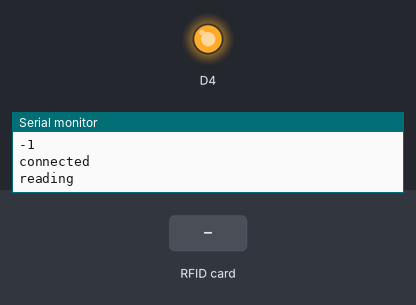
Simulated run of this sketch. Board: ESP8266 (NodeMCU). Shown: output pins drawn as LEDs (lit = HIGH), the last lines printed to the serial monitor. The inputs (shaded band) are chosen by the test bench. EEPROM starts erased.

Above: at 2.7 s.
2.8 s: RFID card 45 2B 85 AB held to the reader
At 4.5 s:
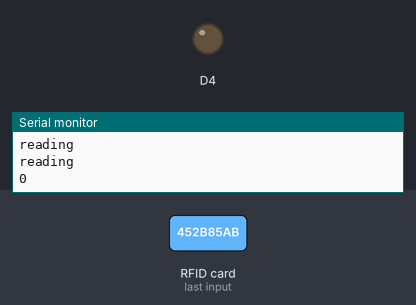
5.8 s: RFID card 7E 28 7B 25 held to the reader
At 8.7 s:
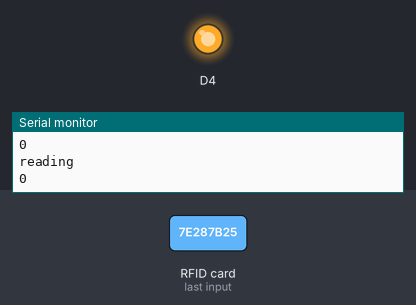
8.8 s: RFID card 55 9A CD 65 held to the reader
At 10.7 s:
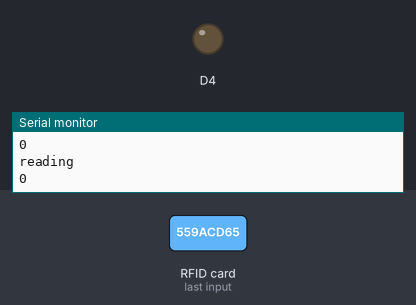
Timing chart, 0 to 13.1 s (numbered marks = the images above; inputs shaded):
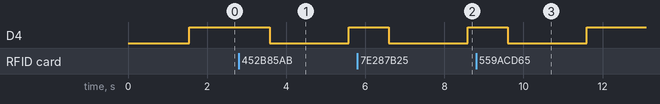

Measured:
- after the input at 2.8 s, D4: HIGH → LOW after 0.79 s, → HIGH 2.0 s later
- after the input at 5.8 s, D4: HIGH → LOW after 0.79 s, → HIGH 2.0 s later
- after the input at 8.8 s, D4: HIGH → LOW after 0.80 s, → HIGH 2.0 s later

The sketch:

smart_attendance_1.ino
```cpp
/*
   ----------------------------------------------------------------------------
   This sketch uses the MFRC522 library ; see https://github.com/miguelbalboa/rfid
   for further details and other examples.

   NOTE: The library file MFRC522.h has a lot of useful info. Please read it.

   This sketch show a simple locking mechanism using the RC522 RFID module.
   ----------------------------------------------------------------------------
   Typical pin layout used:
   -----------------------------------------------------------------------------------------
               MFRC522      Arduino       Arduino   Arduino    Arduino          Arduino
               Reader/PCD   Uno           Mega      Nano v3    Leonardo/Micro   Pro Micro
   Signal      Pin          Pin           Pin       Pin        Pin              Pin
   -----------------------------------------------------------------------------------------
   RST/Reset   RST          9             5         D9         RESET/ICSP-5     RST
   SPI SS      SDA(SS)      10            53        D10        10               10
   SPI MOSI    MOSI         11 / ICSP-4   51        D11        ICSP-4           16
   SPI MISO    MISO         12 / ICSP-1   50        D12        ICSP-1           14
   SPI SCK     SCK          13 / ICSP-3   52        D13        ICSP-3           15

*/
#define CAYENNE_DEBUG
#define CAYENNE_PRINT Serial
#include <CayenneMQTTESP8266.h>

// WiFi network info.
char ssid[] = "xxxx";
char wifiPassword[] = "xxxxx";

// Cayenne authentication info. This should be obtained from the Cayenne Dashboard.
char username[] = "xxxxx";
char password[] = "xxxxx";
char clientID[] = "xxxxxx";

#include <SPI.h>
#include <MFRC522.h>
#include <EEPROM.h>

#define RST_PIN         D3        // Configurable, see typical pin layout above
#define SS_PIN          D8        // Configurable, see typical pin layout above


MFRC522 mfrc522(SS_PIN, RST_PIN);   // Create MFRC522 instance.

String read_rfid;
String ok_rfid_1 = "452b85ab";
String ok_rfid_2 = "8525fab";
String ok_rfid_3 = "7e287b25";
String ok_rfid_4 = "559acd65";
//String ok_rfid_2="ffffffff"; //add as many as you need.

unsigned long lastMillis = 0;

int a;
int b;
int c;
int d;

int EEaddress0 = 1;
int EEaddress2 = 4;
int EEaddress4 = 8;
int EEaddress6 = 12;/*
   Initialize.
*/
void setup() {
  Serial.begin(9600);
  EEPROM.begin(32);
  Serial.begin(9600);         // Initialize serial communications with the PC
  while (!Serial);            // Do nothing if no serial port is opened (added for Arduinos based on ATMEGA32U4)
  SPI.begin();                // Init SPI bus
  mfrc522.PCD_Init();         // Init MFRC522 card
  a = EEPROM.get(EEaddress0, a);
  Serial.println(a);
  b = EEPROM.get(EEaddress2, b);
  Serial.println(b);
  c = EEPROM.get(EEaddress4, c);
  Serial.println(c);
  d = EEPROM.get(EEaddress6, d);
  Serial.println(d);
  Cayenne.begin(username, password, clientID, ssid, wifiPassword);
  Serial.println("connected");
    pinMode(D4, OUTPUT);
}

/*
   Helper routine to dump a byte array as hex values to Serial.
*/
void dump_byte_array(byte *buffer, byte bufferSize) {
  read_rfid = "";
  for (byte i = 0; i < bufferSize; i++) {
    read_rfid = read_rfid + String(buffer[i], HEX);
  }
}

void check1() {
  a++;
  Serial.println(a);
  EEPROM.put(EEaddress0, a);
  EEPROM.commit();
    digitalWrite(D4, LOW);
  delay(2000);
}
void check2() {
  b++;
  Serial.println(b);
  EEPROM.put(EEaddress2, b);
  EEPROM.commit();
    digitalWrite(D4, LOW);
  delay(2000);
}
void check3() {
  c++;
  Serial.println(c);
  EEPROM.put(EEaddress4, c);
  EEPROM.commit();
    digitalWrite(D4, LOW);
delay(2000);
}
void check4() {
  d++;
  Serial.println(d);
  EEPROM.put(EEaddress6, d);
  EEPROM.commit();
  digitalWrite(D4, LOW);
  delay(2000);
}

void loop() {
    digitalWrite(D4, HIGH);
Cayenne.loop();

  //Publish data every 10 seconds (10000 milliseconds). Change this value to publish at a different interval.
  if (millis() - lastMillis > 10000) {
    lastMillis = millis();
    //Write data to Cayenne here. This example just sends the current uptime in milliseconds.
    Cayenne.virtualWrite(0, a);
    Cayenne.virtualWrite(1, b);
    Cayenne.virtualWrite(2, c);
    Cayenne.virtualWrite(3, d);
    //Some examples of other functions you can use to send data.
    //Cayenne.celsiusWrite(1, 22.0);
    //Cayenne.luxWrite(2, 700);
    //Cayenne.virtualWrite(3, 50, TYPE_PROXIMITY, UNIT_CENTIMETER);
  }
  Serial.println("reading");
  // Look for new cards
  if ( ! mfrc522.PICC_IsNewCardPresent())
    return;

  // Select one of the cards
  if ( ! mfrc522.PICC_ReadCardSerial())
    return;

  dump_byte_array(mfrc522.uid.uidByte, mfrc522.uid.size);

  if (read_rfid == ok_rfid_1) {
    check1();
  }
  if (read_rfid == ok_rfid_2) {
    check2();
  }
  if (read_rfid == ok_rfid_3) {
    check3();
  }
  if (read_rfid == ok_rfid_4) {
    check4();
  }

}
```
